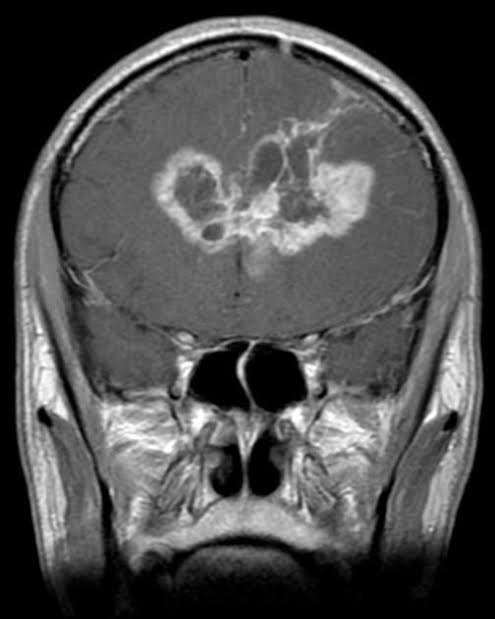
#> input picture data/mri/Testing/glioma_tumor/image(1).jpg, 495 x 619 px
$ python -i saliency.py   (imports and definitions only)   (older library calls are emulated)
#> lines starting #> are read from the running program, lines starting #| are printed output that depends on the picture
import cv2
import numpy as np
from config.settings import GRID_SIZE


def normalize01(x):
    x = x.astype(np.float32)
    mn = float(np.min(x))
    mx = float(np.max(x))
    if mx - mn < 1e-8:
        return np.zeros_like(x, dtype=np.float32)
    return (x - mn) / (mx - mn)


def color_contrast_saliency(img_bgr):
    lab = cv2.cvtColor(img_bgr, cv2.COLOR_BGR2LAB).astype(np.float32)
    mean_lab = lab.reshape(-1, 3).mean(axis=0)
    dist = np.linalg.norm(lab - mean_lab, axis=2)
    return normalize01(dist)


def edge_saliency(img_bgr):
    gray = cv2.cvtColor(img_bgr, cv2.COLOR_BGR2GRAY)
    grad_x = cv2.Sobel(gray, cv2.CV_32F, 1, 0, ksize=3)
    grad_y = cv2.Sobel(gray, cv2.CV_32F, 0, 1, ksize=3)
    mag = cv2.magnitude(grad_x, grad_y)
    return normalize01(mag)


def center_prior(h, w):
    yy, xx = np.mgrid[0:h, 0:w]
    yy = (yy - h / 2) / (h / 2)
    xx = (xx - w / 2) / (w / 2)
    d2 = xx * xx + yy * yy
    prior = np.exp(-d2 / (2 * 0.60 * 0.60))
    return prior.astype(np.float32)


def get_salient_cells(image_path):
    img = cv2.imread(image_path)
#> img is the input picture: shape (619, 495, 3); min 0, max 255, mean 78.6
    if img is None:
        raise ValueError(f"Could not load image: {image_path}")

    h, w, _ = img.shape
#> h = 619; w = 495

    sal_color = color_contrast_saliency(img)
#> in color_contrast_saliency, `lab = cv2.cvtColor(img_bgr, cv2.COLOR_BGR2LAB).astype(np.float32)`:
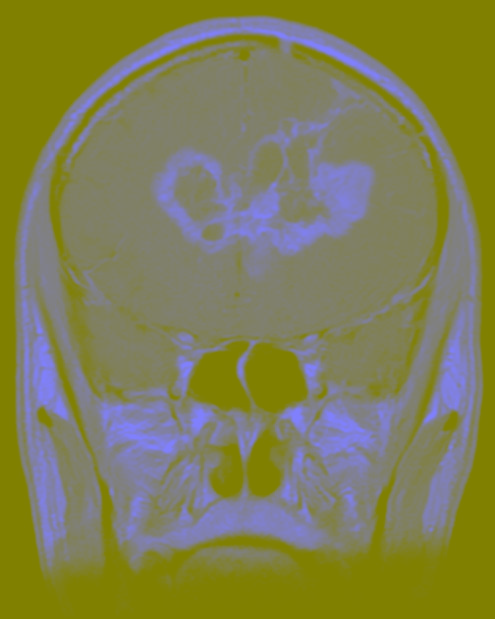
#> lab: shape (619, 495, 3) float32; mean B, G, R 83.3, 128, 128
#> in color_contrast_saliency, `mean_lab = lab.reshape(-1, 3).mean(axis=0)`: mean_lab = [83.34, 128, 128]
#> in color_contrast_saliency, `dist = np.linalg.norm(lab - mean_lab, axis=2)`:
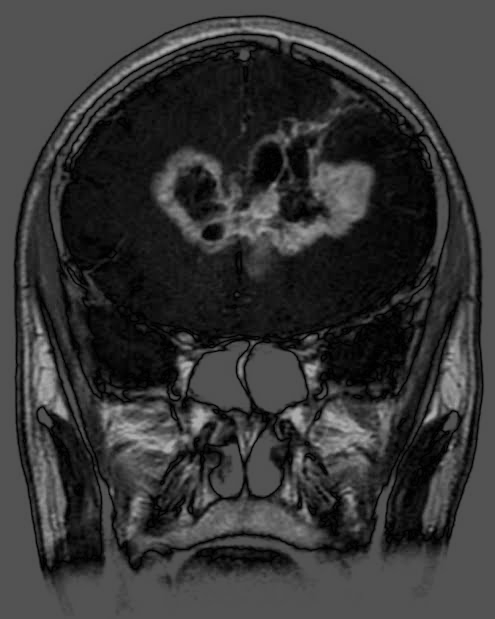
#> dist: shape (619, 495) float32; min 0.345, max 171.7, mean 55
#> in normalize01, `mn = float(np.min(x))`: mn = 0.345
#> in normalize01, `mx = float(np.max(x))`: mx = 171.7
#> in normalize01, `return (x - mn) / (mx - mn)`:
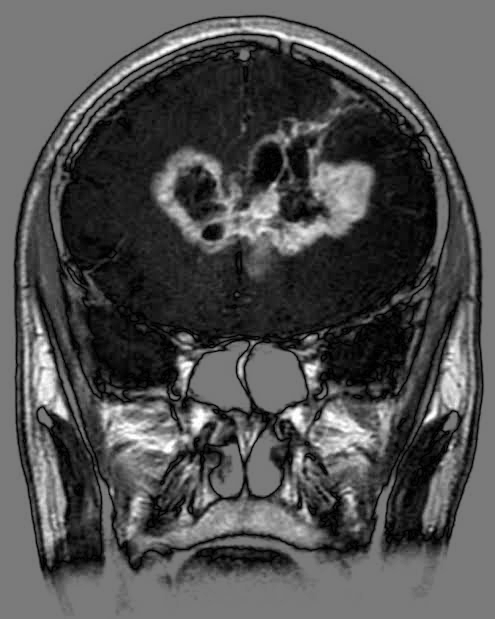
#> returned value: shape (619, 495) float32; min 0, max 1, mean 0.319
    sal_edge = edge_saliency(img)
#> in edge_saliency, `grad_x = cv2.Sobel(gray, cv2.CV_32F, 1, 0, ksize=3)`:
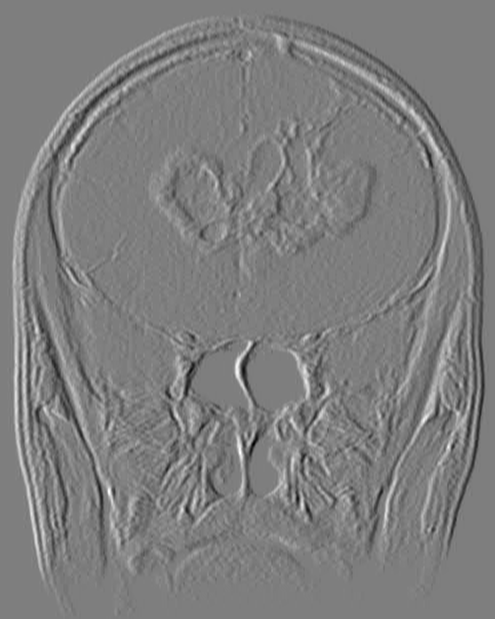
#> grad_x: shape (619, 495) float32; min -451, max 460, mean 0; drawn with min black and max white
#> in edge_saliency, `grad_y = cv2.Sobel(gray, cv2.CV_32F, 0, 1, ksize=3)`:
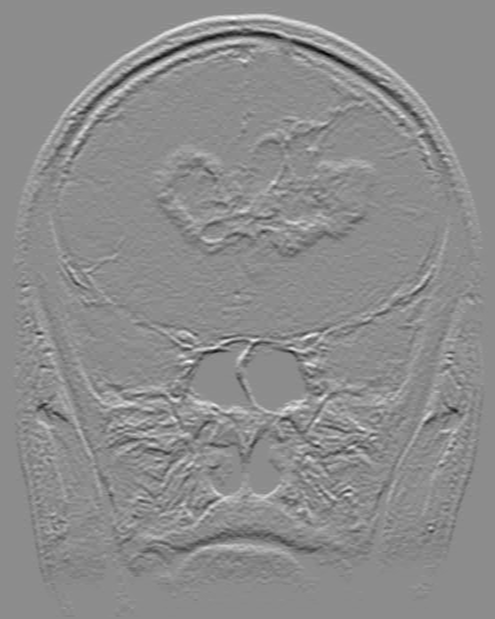
#> grad_y: shape (619, 495) float32; min -506, max 411, mean 0; drawn with min black and max white
#> in edge_saliency, `mag = cv2.magnitude(grad_x, grad_y)`:
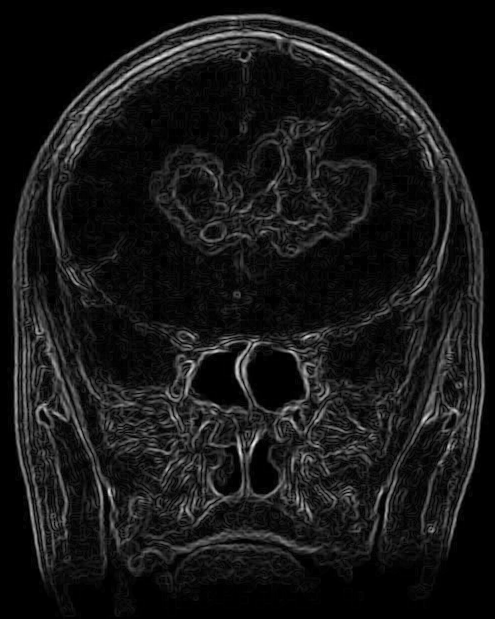
#> mag: shape (619, 495) float32; min 0, max 551, mean 50; drawn with min black and max white
    sal = 0.75 * sal_color + 0.25 * sal_edge
    sal = cv2.GaussianBlur(sal, (0, 0), 2.5)
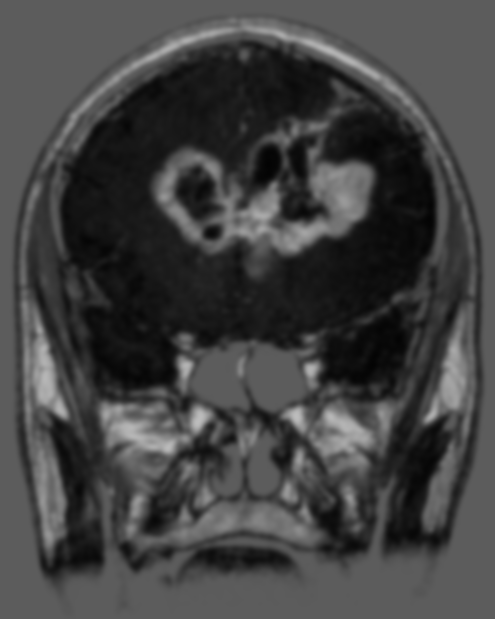
#> sal: shape (619, 495) float32; min 0.0135, max 0.741, mean 0.262
    sal = sal * (0.85 + 0.15 * center_prior(h, w))

#> (the run stopped early here; a loop or call above may not have finished)

$ run again, on data/mri/Testing/glioma_tumor/image(41).jpg
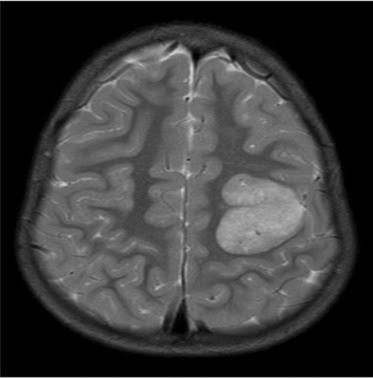
#> input picture data/mri/Testing/glioma_tumor/image(41).jpg, 373 x 378 px
#> in get_salient_cells, img is the input picture: shape (378, 373, 3); min 0, max 215, mean 58.2
#> mean_lab = [62.29, 128, 128]
#> mn = 0.286
#> mx = 156.7
#> in edge_saliency, `mag = cv2.magnitude(grad_x, grad_y)`:
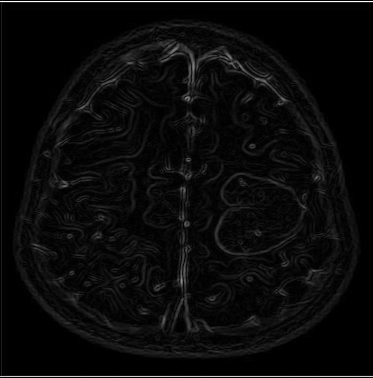
#> mag: shape (378, 373) float32; min 0, max 804, mean 32.9; drawn with min black and max white
#> in get_salient_cells, `sal = cv2.GaussianBlur(sal, (0, 0), 2.5)`:
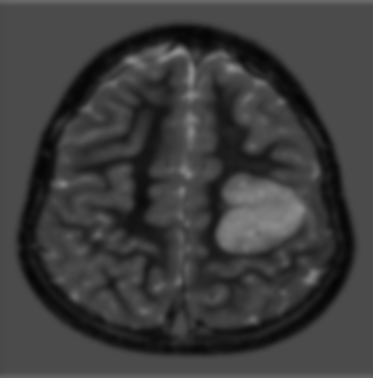
#> sal: shape (378, 373) float32; min 0.0213, max 0.562, mean 0.245

$ run again, on data/mri/Testing/glioma_tumor/image(42).jpg
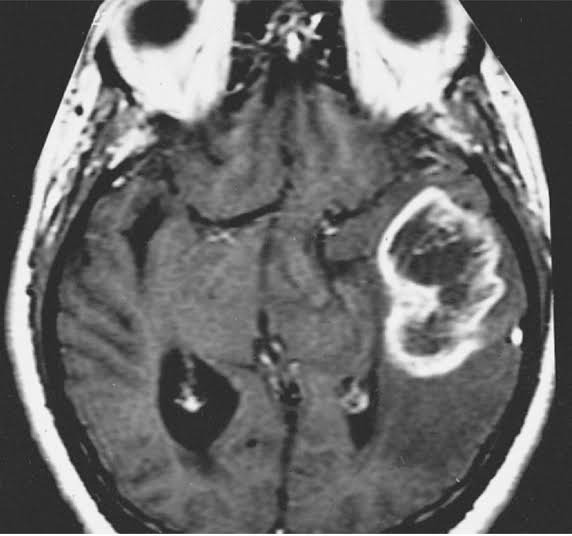
#> input picture data/mri/Testing/glioma_tumor/image(42).jpg, 572 x 536 px
#> in get_salient_cells, img is the input picture: shape (536, 572, 3); min 25, max 255, mean 106.8
#> mean_lab = [112.4, 128, 128]
#> mn = 0.42
#> mx = 142.6
#> in edge_saliency, `mag = cv2.magnitude(grad_x, grad_y)`:
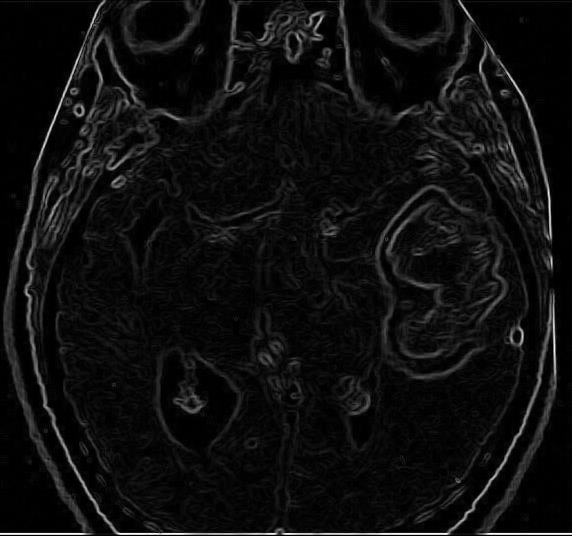
#> mag: shape (536, 572) float32; min 0, max 876, mean 51; drawn with min black and max white
#> in get_salient_cells, `sal = cv2.GaussianBlur(sal, (0, 0), 2.5)`:
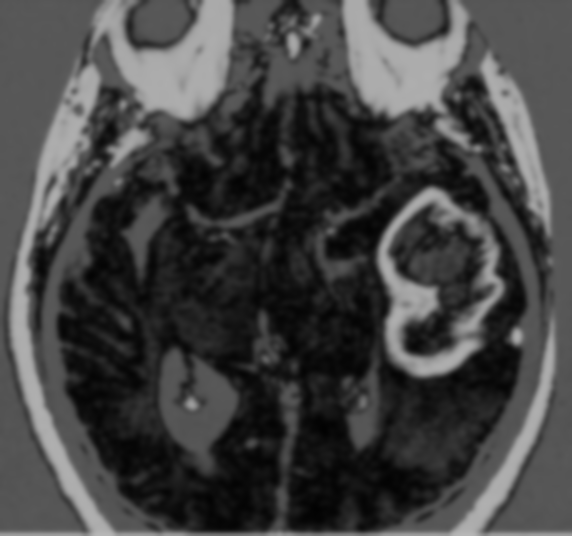
#> sal: shape (536, 572) float32; min 0.00826, max 0.721, mean 0.264

$ run again, on data/mri/Testing/glioma_tumor/image(47).jpg
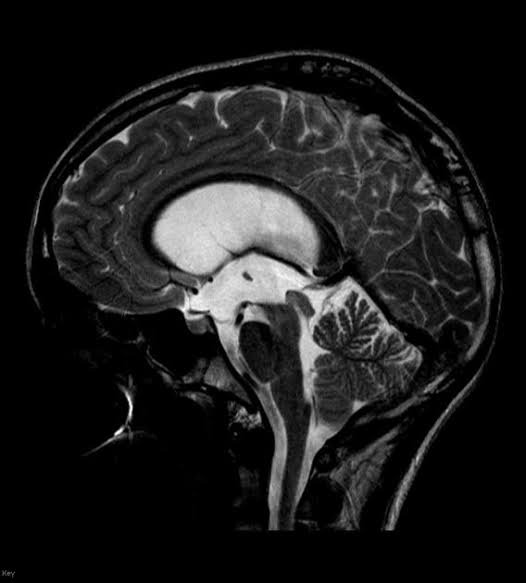
#> input picture data/mri/Testing/glioma_tumor/image(47).jpg, 526 x 583 px
#> in get_salient_cells, img is the input picture: shape (583, 526, 3); min 0, max 255, mean 28.4
#> mean_lab = [29.32, 128, 128]
#> mn = 0.675
#> mx = 225.7
#> in get_salient_cells, `sal = cv2.GaussianBlur(sal, (0, 0), 2.5)`:
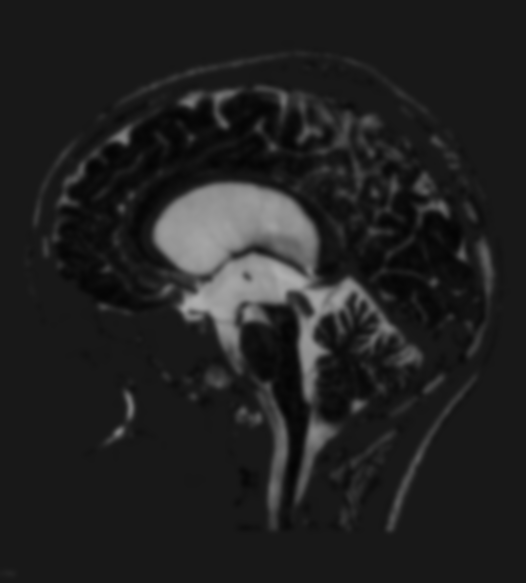
#> sal: shape (583, 526) float32; min 0.0166, max 0.687, mean 0.131
